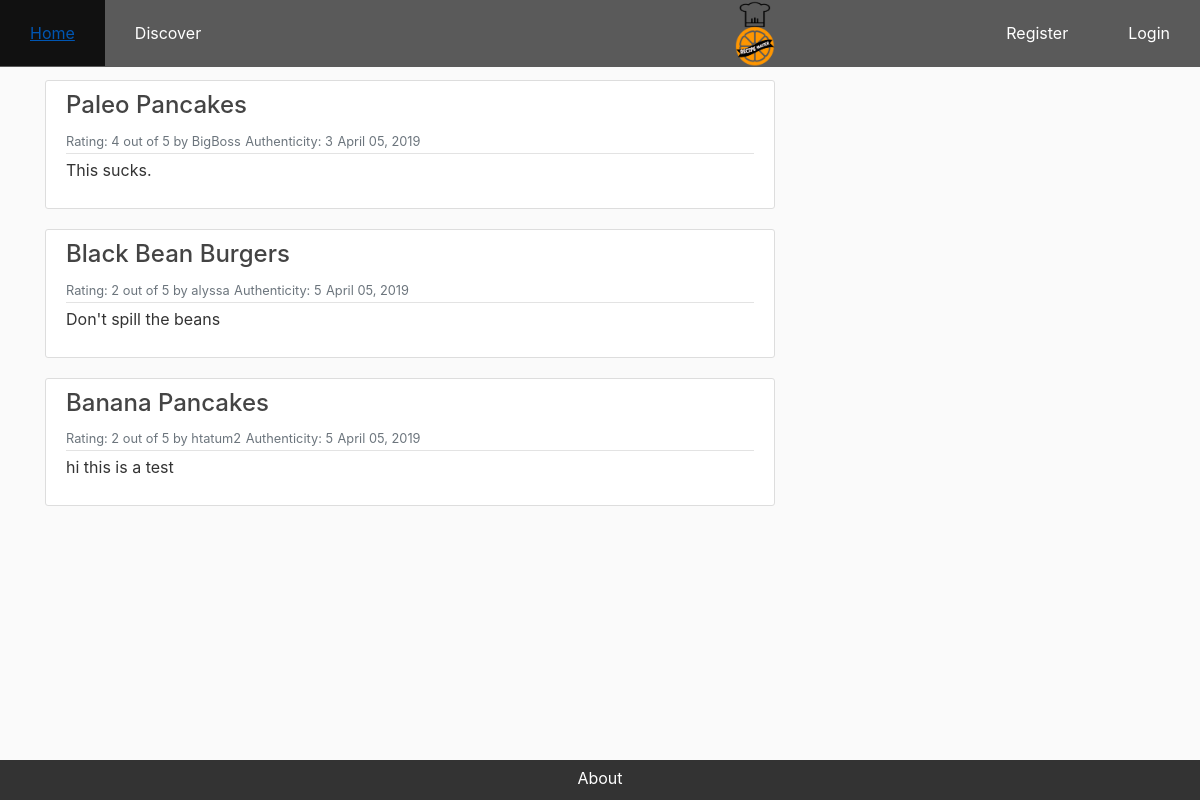
/reviews/, run on an earlier commit of the app's database.
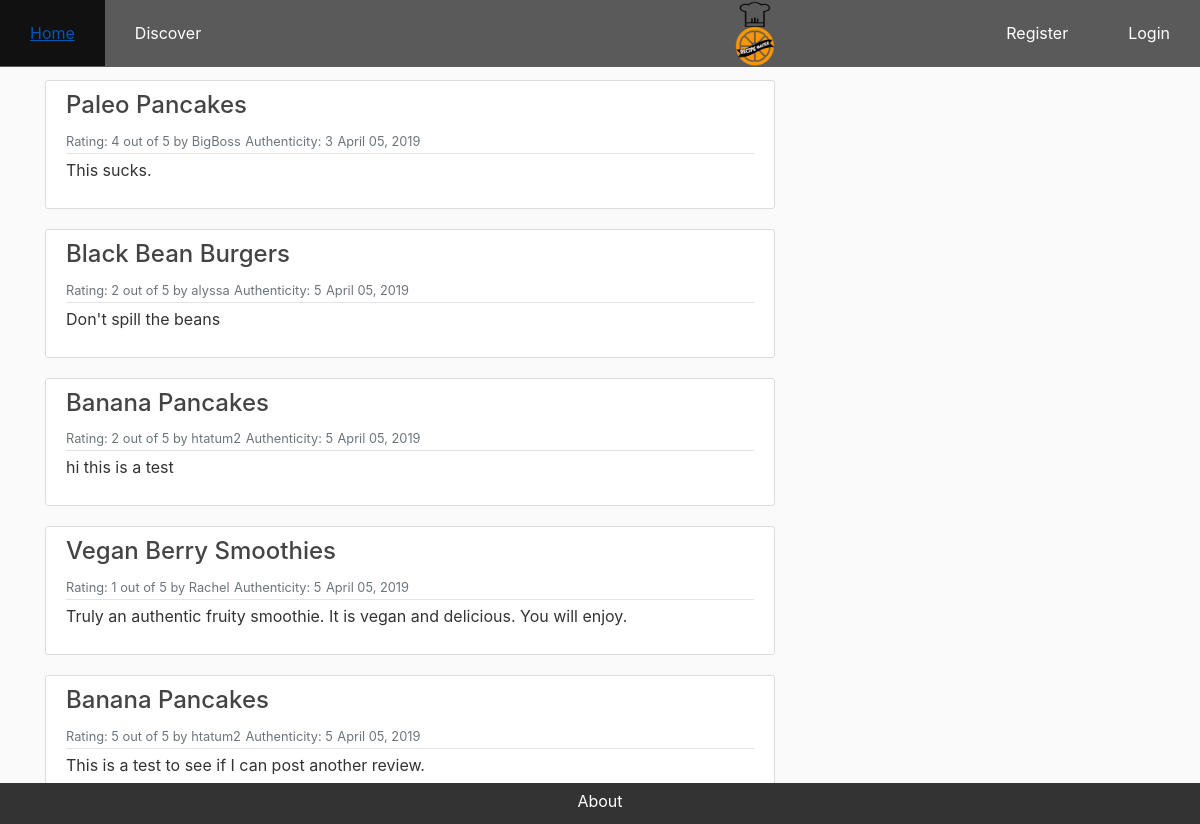
And on a later commit of the database.
### master_app/models.py (models this page shows, shortened)
class Review(models.Model):
    review_name = models.CharField(max_length=100, default='')
    RATING_CHOICES = ((1, 1), (2, 2), (3, 3), (4, 4), (5, 5))
    rating = models.PositiveSmallIntegerField('Overall Rating (stars) ', blank=False, default = 3, choices = RATING_CHOICES)
    authenticityRating = models.PositiveSmallIntegerField('Authenticity Rating (stars) ', blank=False, default = 3, choices = RATING_CHOICES)
    comment = models.TextField(blank=True, null=True)
    user = models.ForeignKey(User, default=1, on_delete=models.CASCADE)
    date = models.DateField(default=date.today)
    recipe = models.ForeignKey(Recipe, on_delete=models.CASCADE)

class Recipe(models.Model):
    recipe_name = models.CharField(max_length=100)
    country = models.CharField(max_length=100, default='')
    category_choices = ((1, 'Vegan'), (2, 'Keto'), (3, 'Paleo'), (4, 'Vegetarian'), (5, 'General'))
    category = models.PositiveSmallIntegerField('Category', blank=False, default = 5, choices = category_choices)
    description = models.CharField(max_length=400, default='')
    calories = MinMaxFloat(min_value=0.0, max_value=10000.0, default=0.0)
    meal_PrepTime_Minutes= MinMaxFloat(min_value=5.0, max_value=10000.0)
    image = models.ImageField(default='food_default.jpg', upload_to='recipe_pics')
    ingredients_list = models.TextField(max_length=1000, default='')
    instructions = models.TextField(max_length=2000, default='')
    date_posted = models.DateTimeField(default=timezone.now)
    recipe_creator = models.ForeignKey(User, on_delete=models.CASCADE)

### master_app/views.py (the view)
# urls.py: path('reviews/', views.review_list, name='review_list'),
def review_list(request):
    latest_review_list = Review.objects.order_by('-date')[:9]
    context = {'latest_review_list': latest_review_list}
    return render(request, 'master_app/review_list.html', context)

### master_app/templates/master_app/review_list.html (shortened to what this page needs)
{% extends "master_app/base.html" %}
{% load crispy_forms_tags %}
{% block content %}
{% if latest_review_list %}
    {% for review in latest_review_list %}
        <article class="media content-section">
          <div class="media-body">
            <div class="article-metadata">
                <h4>{{review.recipe.recipe_name}}</h4>
                <small class="text-muted">Rating: {{ review.rating}} out of 5 by {{review.user}}</small>
                <small class="text-muted"> Authenticity: {{ review.authenticityRating}}</small>
                <small class="text-muted">{{ review.date|date:"F d, Y" }}</small>
            </div>
            <p class="article-content">{{ review.comment }}</p>
          </div>
        </article>
    {% endfor %}
</div>
    {% else %}
<p>No reviews are available.</p>
{% endif %}
{% endblock content %}

### master_app/templates/master_app/base.html (shortened to what this page needs)
{% load static %}
{% load static %}
<!DOCTYPE HTML>
<html>
<head>
        <head>
            <link rel="stylesheet" href="https://stackpath.bootstrapcdn.com/bootstrap/4.2.1/css/bootstrap.min.css">
            <link rel="stylesheet" type="text/css" href="{% static 'master_app/main.css' %}">
            <link rel="stylesheet" type ="text/css" href="main.css">
        </head>
</head>
<body>
    <header class="site-header">
        <div class="row">
        <div class="head fixed-top">
            <ul>
                <li  style="float:left"><a class="active"  href="{% url 'master-home' %}">Home</a></li>
                <li style="float:left"><a href="{% url 'master-discover' %}">Discover</a></li>
                <li style="float:center"><img class="logo" src="/media/ORANGE.png"></li>
                {% if user.is_authenticated %}
                    <li style="float:right"><a href="{% url 'recipe-create' %}">New Recipe</a></li>
                    <li style="float:right"><a href="{% url 'profile' %}">Profile</a></li>
                    <li style="float:right"><a href="{% url 'logout' %}">Logout</a></li>
                {% else %}
                    <li style="float:right"><a href="{% url 'login' %}">Login</a></li>
                    <li style="float:right"><a href="{% url 'register' %}">Register</a></li>
                {% endif %}
            </ul>
        </div>
        </div>
        <div class="bottom fixed-bottom bot">
            <div class="text-center">
                <a style="color:white;" class="about" href="{% url 'master-about' %}">About</a>
            </div>
        </div>
    </header>
    <main role="main" class="container">
        <div class="row">
            <div class="col-md-8">
                {% block content %}{% endblock %}
            </div>
    </main>
</body>
</html>

### master_app/static/master_app/main.css (style rules this page uses)
body { background: #fafafa; color: #333333; margin-top: 5rem; }
h1, h2, h3, h4, h5, h6 { color: #444444; }
ul { margin: 0; }
.content-section { background: #ffffff; padding: 10px 20px; border: 1px solid #dddddd; border-radius: 3px; margin-bottom: 20px; }
.article-content { white-space: pre-line; }
.article-metadata { padding-bottom: 1px; margin-bottom: 4px; border-bottom: 1px solid #e3e3e3 }

### master_app/templates/master_app/base.html (style rules this page uses)
ul { height: 10%; list-style-type: none; margin: 0; padding: 0; overflow: hidden; background-color: rgba(51,51,51,0.8); }
.bot { height: 5%; margin: 0; padding: .5%; overflow: hidden; background-color: #333; text-decoration-color: white; }
a:link { color: white; }
li { float: left; }
li a { display: block; color: white; text-align: center; padding: 21px 30px; text-decoration: none; }
.active { height: 10%; background-color: #556C5B; }
li img { display: inline-block; vertical-align: top; width: 20%; height: 10%; margin-left: 80%; }

What changed in the data, as far as the page shows it:
added Review: recipe.recipe_name "Vegan Berry Smoothies", rating "1", user "Rachel", authenticityRating "5", date "April 05, 2019", comment "Truly an authentic fruity smoothie. It is vegan and delicious. You will enjoy."
added Review: recipe.recipe_name "Banana Pancakes", rating "5", user "htatum2", authenticityRating "5", date "April 05, 2019", comment "This is a test to see if I can post another review."
